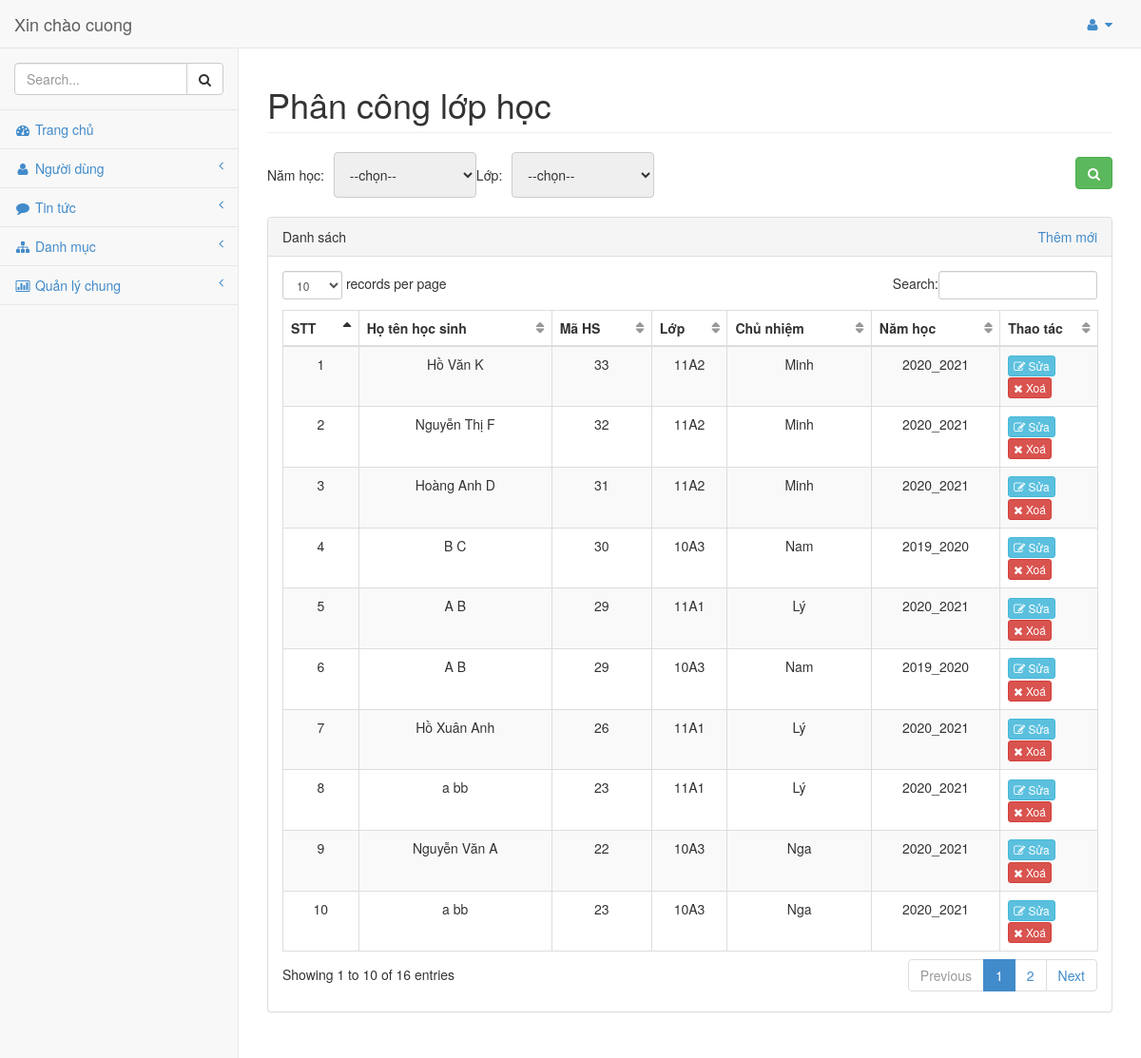
Page /admin/modules/pc_lophoc/index.php (signed in) on the committed database.
### tables this page shows
CREATE TABLE `phancong_lh` (
  `id_pc_lh` int NOT NULL,
  `mahs` int NOT NULL,
  `id_pc_cn` int NOT NULL
);

CREATE TABLE `hocsinh` (
  `mahs` int NOT NULL,
  `hoten_dem` varchar(50) NOT NULL,
  `ten_hs` varchar(30) NOT NULL,
  `matkhau` varchar(20) NOT NULL,
  `ngaysinh` date NOT NULL,
  `gioitinh` varchar(20) NOT NULL,
  `diachi` varchar(50) NOT NULL,
  `sodt` varchar(11) NOT NULL,
  `email` varchar(30) NOT NULL,
  `tinhtrang` int NOT NULL DEFAULT '1',
  `id_khoahoc` int NOT NULL,
  `ngaydk` datetime NOT NULL DEFAULT CURRENT_TIMESTAMP
);

CREATE TABLE `lop` (
  `malh` int NOT NULL,
  `tenlop` varchar(20) NOT NULL,
  `makhoi` int NOT NULL
);

CREATE TABLE `giaovien` (
  `magv` int NOT NULL,
  `hoten_dem` varchar(50) NOT NULL,
  `ten_gv` varchar(30) NOT NULL,
  `password` varchar(20) NOT NULL,
  `chucvu` varchar(30) NOT NULL,
  `gioitinh` varchar(20) NOT NULL,
  `diachi` varchar(50) NOT NULL,
  `sodt` varchar(11) NOT NULL,
  `email` varchar(30) NOT NULL,
  `tinhtrang` int NOT NULL DEFAULT '1',
  `quyen` int NOT NULL DEFAULT '0',
  `ngaydk` date NOT NULL
);

CREATE TABLE `namhoc` (
  `id_namhoc` int NOT NULL,
  `namhoc` varchar(20) NOT NULL
);

### admin/libraries/database.php (called while the page is built, shortened)
<?php
    include("connect.php");
    $sql = 'SELECT *  FROM phancong_lh pclh INNER JOIN phancong_cn pccn ON pccn.id_pc_cn = pclh.id_pc_cn INNER JOIN giaovien gv ON gv.magv = pccn.magv INNER JOIN hocsinh hs ON hs.mahs = pclh.mahs INNER JOIN namhoc nh ON pccn.id_namhoc = nh.id_namhoc INNER JOIN lop l ON pccn.malh = l.malh ORDER BY pclh.id_pc_lh DESC';
    $dl_pclh = $conn->query($sql);
?>

### admin/modules/pc_lophoc/index.php (the view, shortened to what this page needs)
<?php require_once __DIR__ . "../../header.php"; ?>
<div id="page-wrapper">
    <div class="row">
        <div class="col-lg-12">
            <h1 class="page-header">Phân công lớp học
            </h1>
        </div>
    </div>
    <div class="row">
        <div class="col-lg-12">
            <form action="" method="POST">
                <table style="width: 100%; margin-bottom: 20px;">
                    <tbody>
                        <tr>
                            <td>
                                <table style="width: 100%;">
                                    <tbody>
                                        <tr style="float: left;">
                                            <td><span style="margin-right: 10px">Năm học: </span></td>
                                            <td>
                                                <select name="id_namhoc" class="subject-select" style="width:150px;">
                                                    <option value="">--chọn--</option>
                                                </select>
                                            </td>
                                        </tr>
                                        <tr style="float: left;">
                                            <td><span style="margin-right: 10px"> Lớp: </span></td>
                                            <td>
                                                <select name="malh" class="subject-select" style="width:150px;">
                                                    <option value="">--chọn--</option>
                                                </select>
                                            </td>
                                        </tr>
                                        <tr style="float: right; padding-top: 5px;">
                                            <td>
                                                <button class="btn btn-success" type="submit" name="search"
                                                    value="search"><i class="fa fa-search"></i></button>
                                            </td>
                                        </tr>
                                    </tbody>
                                </table>
                            </td>
                        </tr>
                    </tbody>
                </table>
            </form>
        </div>
    </div>
    <div class="row">
        <div class="col-lg-12">
            <form action="" method="POST">
                <div class="panel panel-default">
                    <div class="panel-heading">
                        Danh sách
                        <div class="link-create" style="float: right;">
                            <a href="add.php">Thêm mới</a>
                        </div>
                    </div>
                    <div class="panel-body">
                        <div class="table-responsive">
                            <table class="table table-striped table-bordered table-hover" id="dataTables-example">
                                <thead>
                                    <tr>
                                        <th align='center'>STT</th>
                                        <th align='center'>Họ tên học sinh</th>
                                        <th align='center'>Mã HS</th>
                                        <th align='center'>Lớp</th>
                                        <th align='center'>Chủ nhiệm</th>
                                        <th align='center'>Năm học</th>
                                        <th align='center'>Thao tác</th>
                                    </tr>
                                </thead>
                                <tbody>
                                    <?php
                                    $stt = 1;
                                    if ($_SERVER['REQUEST_METHOD'] == "POST") {
                                        $error = array();
                                        if (empty($_POST['malh'] && $_POST['id_namhoc'])) {
                                            $error['malh'] = "Bạn cần chọn khối và năm học";
                                        } else {
                                            $malh = $_POST['malh'];
                                            $id_namhoc = $_POST['id_namhoc'];
                                        }
                                        if (empty($error)) {
                                            switch ($search) {
                                                case "ds":
                                                    foreach ($result_dlhs as $row) {
                                                        echo "
                                                                <tr class='odd gradeX'>
                                                                    <td align='center'>
                                                                        " . $stt . "
                                                                    </td>
                                                                    <td align='center'>" . $row['hoten_dem'] . " " . $row['ten_hs'] . "</td>
                                                                    <td align='center'>" . $row['mahs'] . "</td>
                                                                    <td align='center'>" . $row['tenlop'] . "</td>
                                                                    <td align='center'>" . $row['ten_gv'] . "</td>
                                                                    <td align='center'>" . $row['namhoc'] . "</td>
                                                                    <td class='center' style='width: 12%'>
                                                                        <a class='btn btn-xs btn-info' align='center' href='edit.php?id=" . $row['id_pc_lh'] . "'> <i class='fa fa-edit'></i> Sửa</a>
                                                                        <a class='btn btn-xs btn-danger' align='center' href='delete.php?id=" . $row['id_pc_lh'] . "'> <i class='fa fa-times'></i> Xoá</a>
                                                                    </td>
                                                                </tr>
                                                                ";
                                                        $stt++;
                                                    }
                                                    break;
                                            }
                                        }
                                    } else {
                                        foreach ($dl_pclh as $row) {
                                            echo "
                                                                <tr class='odd gradeX'>
                                                                    <td align='center'>
                                                                        " . $stt . "
                                                                    </td>
                                                                    <td align='center'>" . $row['hoten_dem'] . " " . $row['ten_hs'] . "</td>
                                                                    <td align='center'>" . $row['mahs'] . "</td>
                                                                    <td align='center'>" . $row['tenlop'] . "</td>
                                                                    <td align='center'>" . $row['ten_gv'] . "</td>
                                                                    <td align='center'>" . $row['namhoc'] . "</td>
                                                                    <td class='center' style='width: 12%'>
                                                                        <a class='btn btn-xs btn-info' align='center' href='edit.php?id=" . $row['id_pc_lh'] . "'> <i class='fa fa-edit'></i> Sửa</a>
                                                                        <a class='btn btn-xs btn-danger' align='center' href='delete.php?id=" . $row['id_pc_lh'] . "'> <i class='fa fa-times'></i> Xoá</a>
                                                                    </td>
                                                                </tr>
                                                                ";
                                            $stt++;
                                        }
                                    }
                                    ?>
                                </tbody>
                            </table>
                        </div>
                    </div>
                </div>
            </form>
        </div>
    </div>
</div>
<?php require_once __DIR__ . "../../footer.php"; ?>

### admin/libraries/css/sb-admin.css (style rules this page uses)
body { padding-top: 100px; background-color: #f8f8f8; }
@media (min-width:768px) { body { padding-top: 50px; } }
#page-wrapper { padding: 0 15px; min-height: 568px; background-color: #fff; }
@media (min-width:768px) { #page-wrapper { position: inherit; margin: 0 0 0 250px; padding: 0 30px; min-height: 1300px; border-left: 1px solid #e7e7e7; } }
table.dataTable thead .sorting, table.dataTable thead .sorting_asc, table.dataTable thead .sorting_desc, table.dataTable thead .sorting_asc_disabled, table.dataTable thead .sorting_desc_disabled { background: transparent; }
table.dataTable thead .sorting_asc:after { content: "\f0de"; float: right; font-family: fontawesome; }
table.dataTable thead .sorting:after { content: "\f0dc"; float: right; font-family: fontawesome; color: rgba(50,50,50,.5); }

### admin/libraries/css/style.css (style rules this page uses)
.row input[type=text],select, textarea { width: 100%; padding: 12px; border: 1px solid #ccc; border-radius: 4px; resize: vertical; outline: none; }
.row:after { content: ""; display: table; clear: both; }

### rows in the picture
phancong_lh: mahs.hoten_dem "Hồ Văn", mahs.ten_hs "K", mahs.mahs "33", lop.tenlop "11A2", giaovien.ten_gv "Minh", namhoc.namhoc "2020_2021"
phancong_lh: mahs.hoten_dem "Nguyễn Thị", mahs.ten_hs "F", mahs.mahs "32", lop.tenlop "11A2", giaovien.ten_gv "Minh", namhoc.namhoc "2020_2021"
phancong_lh: mahs.hoten_dem "Hoàng Anh", mahs.ten_hs "D", mahs.mahs "31", lop.tenlop "11A2", giaovien.ten_gv "Minh", namhoc.namhoc "2020_2021"
phancong_lh: mahs.hoten_dem "B", mahs.ten_hs "C", mahs.mahs "30", lop.tenlop "10A3", giaovien.ten_gv "Nam", namhoc.namhoc "2019_2020"
phancong_lh: mahs.hoten_dem "A", mahs.ten_hs "B", mahs.mahs "29", lop.tenlop "11A1", giaovien.ten_gv "Lý", namhoc.namhoc "2020_2021"
phancong_lh: mahs.hoten_dem "A", mahs.ten_hs "B", mahs.mahs "29", lop.tenlop "10A3", giaovien.ten_gv "Nam", namhoc.namhoc "2019_2020"
phancong_lh: mahs.hoten_dem "Hồ Xuân", mahs.ten_hs "Anh", mahs.mahs "26", lop.tenlop "11A1", giaovien.ten_gv "Lý", namhoc.namhoc "2020_2021"
phancong_lh: mahs.hoten_dem "a", mahs.ten_hs "bb", mahs.mahs "23", lop.tenlop "11A1", giaovien.ten_gv "Lý", namhoc.namhoc "2020_2021"
phancong_lh: mahs.hoten_dem "Nguyễn Văn", mahs.ten_hs "A", mahs.mahs "22", lop.tenlop "10A3", giaovien.ten_gv "Nga", namhoc.namhoc "2020_2021"
phancong_lh: mahs.hoten_dem "a", mahs.ten_hs "bb", mahs.mahs "23", lop.tenlop "10A3", giaovien.ten_gv "Nga", namhoc.namhoc "2020_2021"

### other values in the picture
$_SESSION['admin'] "cuong"
